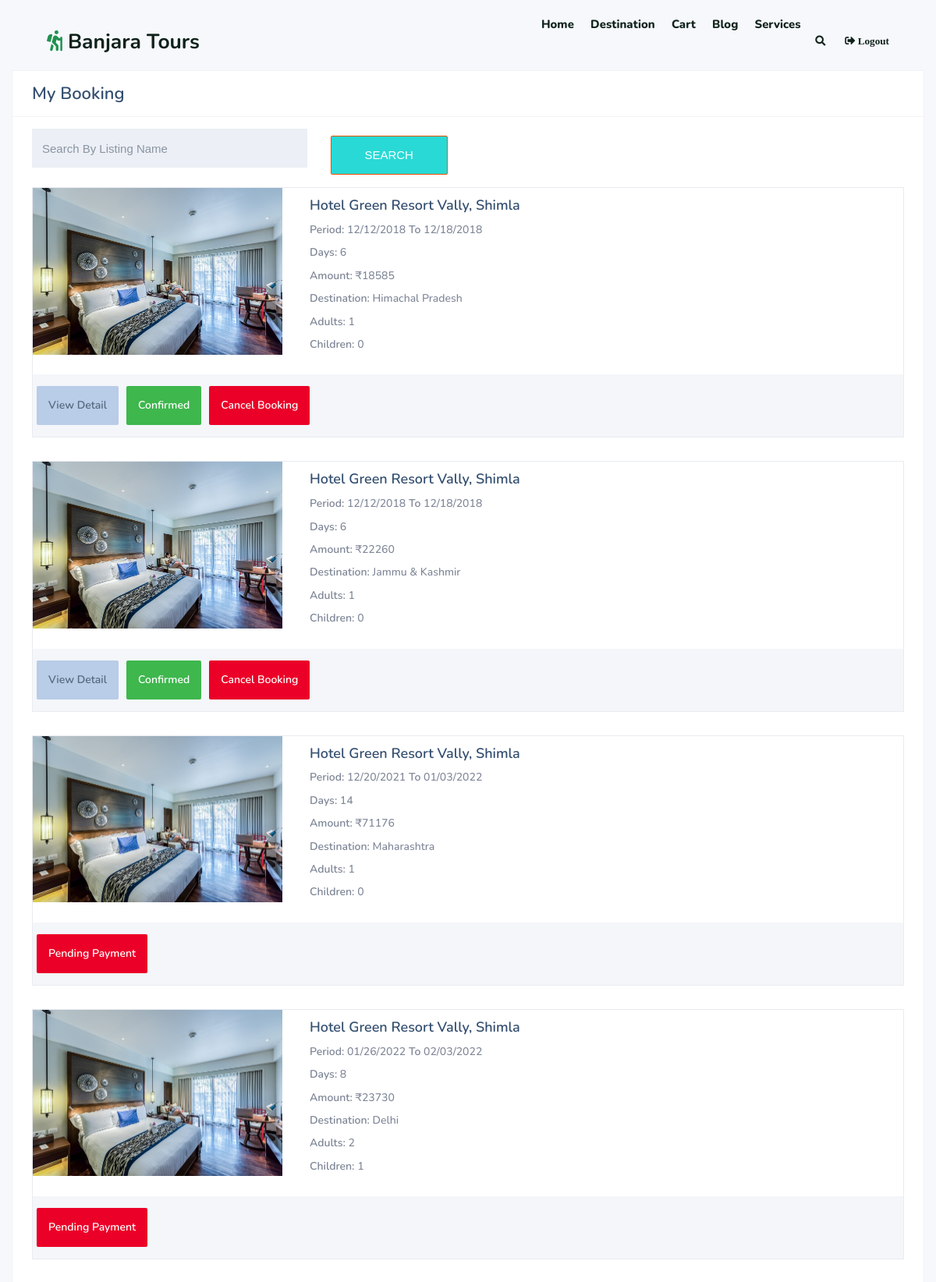
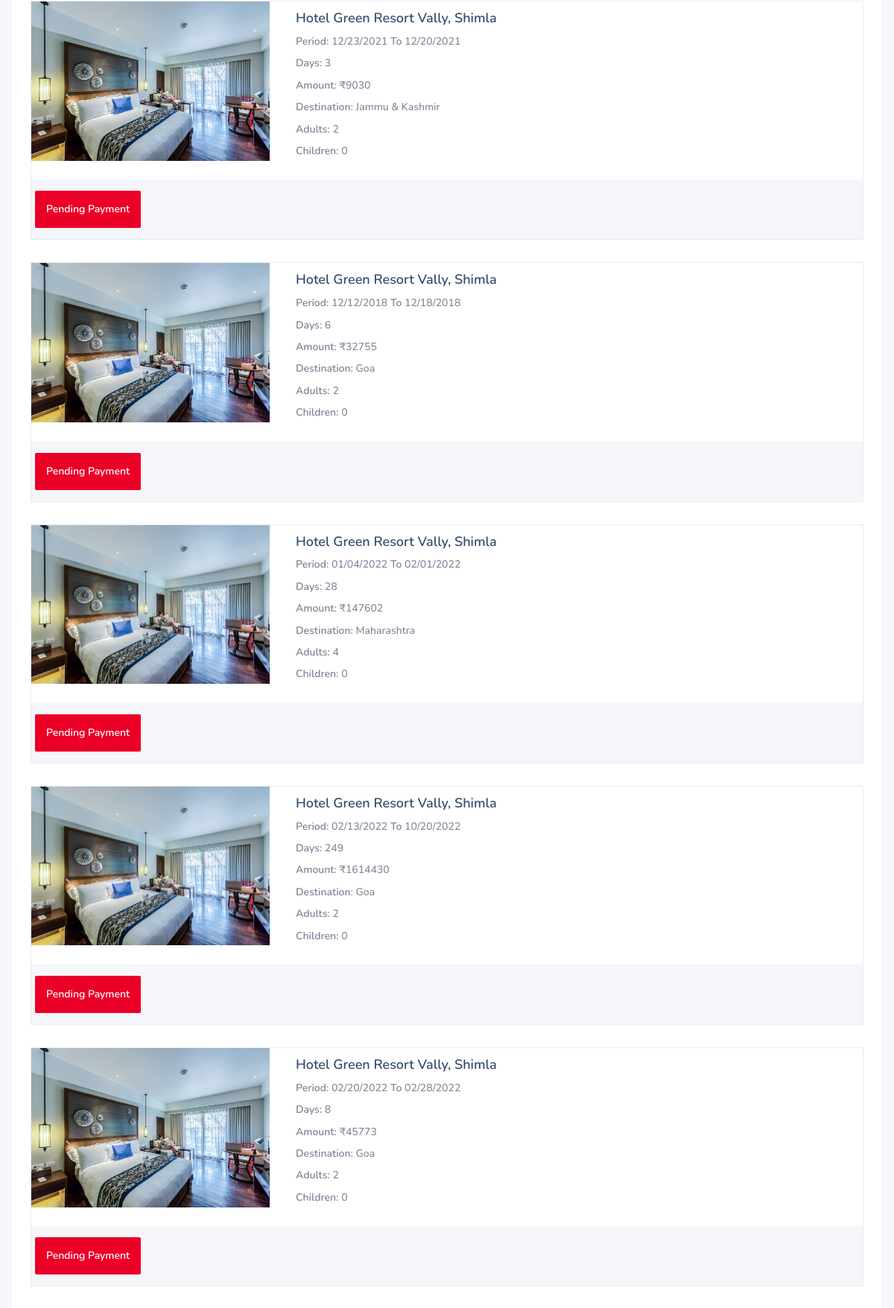
/user/booking-1.php (signed in, upper part), run on the app's committed database (2 pictures, top to bottom).
### tables this page shows
CREATE TABLE `cart` (
  `id` int(255) NOT NULL,
  `name` varchar(255) NOT NULL,
  `hotelid` int(11) NOT NULL,
  `email` varchar(255) NOT NULL,
  `checkin` varchar(255) NOT NULL,
  `checkout` varchar(255) NOT NULL,
  `adult` int(11) NOT NULL,
  `children` int(11) NOT NULL,
  `room` int(11) NOT NULL,
  `days` int(11) NOT NULL,
  `extra` varchar(1000) NOT NULL,
  `destination` varchar(255) NOT NULL,
  `hotel` varchar(255) NOT NULL,
  `total` int(11) NOT NULL,
  `status` int(11) NOT NULL
);

### user/booking-1.php (the view, shortened to what this page needs)
<!DOCTYPE html>
<html lang="en">
<head>
    <?php include 'helpers/head.php';?>
</head>
<body>
    <?php include 'helpers/header.php';?>
    <section class="dashboard gray-bg padd-0 mrg-top-50">
        <div class="container-fluid">
            <div class="row">
                <div class="col-lg-12 col-md-12">
                    <div class="row mrg-0 mrg-top-20">
                        <div class="tr-single-box">
                            <div class="tr-single-header">
                                <h3 class="dashboard-title">My Booking</h3>
                            </div>
                            <div class="tr-single-body">
                                <div class="row mrg-bot-15">
                                    <div class="col-md-4 col-sm-7">
                                        <input type="text" class="form-control height-50" value=""
                                            placeholder="Search by listing name">
                                    </div>
                                    <div class="col-md-6 col-sm-5">
                                        <input type="submit" class="btn theme-btn height-50 width-150" value="Search">
                                    </div>
                                </div>
                                <div class="row">
                                    <?php
                                    $al = mysqli_connect("localhost", "root", "", "banjara tour and travel");
                                    $cart = mysqli_query($al, "SELECT * FROM cart");
                                    while ($y = mysqli_fetch_array($cart)) {
                                        ?>
                                    <div class="col-md-12 ">
                                        <div class="dasboard-prop-listing ">
                                            <div class="blog_listing_image book_image">
                                                <a href="#">
                                                    <img src="assets/img/hotel/hotel-1.jpg" class="img-responsive"
                                                        alt="...">
                                                </a>
                                            </div>
                                            <div class="prop-info">
                                                <h4 class="listing_title_book">
                                                    Hotel Green Resort vally, Shimla
                                                </h4>
                                                <div class="user_dashboard_listed">
                                                    <strong>Period:</strong> <?php echo $y['checkin'];?>
                                                    <strong>to</strong>
                                                    <?php echo $y['checkout'];?>
                                                </div>
                                                <div class="user_dashboard_listed">
                                                    <strong>Days:</strong> <?php echo $y['days'];?>
                                                </div>
                                                <div class="user_dashboard_listed">
                                                    <strong>Amount:</strong> ₹<?php echo $y['total'];?>
                                                </div>
                                                <div class="user_dashboard_listed">
                                                    <strong>Destination: </strong> <?php echo $y['destination'];?>
                                                </div>
                                                <div class="user_dashboard_listed">
                                                    <strong>Adults: </strong> <?php echo $y['adult'];?>
                                                </div>
                                                <div class="user_dashboard_listed">
                                                    <strong>Children: </strong> <?php echo $y['children'];?>
                                                </div>
                                            </div>
                                            <div class="info-container_booking">
                                                <?php  if ($y['status']) {
                                                    $id = $y['id'];
                                                    echo '<a href="invoice.php?id='.$id.'" class="booking-detail">View Detail</a>';
                                                    echo '<span class="booking-success">Confirmed</span>';
                                                    echo '<span class="booking-pending">Cancel Booking</span>';
                                                }
                                                else {
                                                    echo '<a href="payment-methode.php?cartid='.$y['id'].'" class="booking-pending">Pending Payment</a>';
                                                }?>
                                            </div>
                                        </div>
                                    </div>
                                    <?php }?>
                                </div>
                            </div>
                        </div>
                    </div>
                </div>
            </div>
        </div>
    </section>
</body>
</html>

### user/helpers/head.php (shortened to what this page needs)
<link rel="stylesheet" href="https://cdnjs.cloudflare.com/ajax/libs/font-awesome/5.15.3/css/all.min.css">
<link rel="stylesheet" href="assets/plugins/css/plugins.css">
<link href="assets/css/style.css" rel="stylesheet">
<link rel="stylesheet" href="../css/style1.css">
<link href="assets/css/responsiveness.css" rel="stylesheet">

### user/helpers/header.php (shortened to what this page needs)
<header class="header">
    <a href="../index.php" class="logo"><i class="fas fa-hiking"></i> Banjara Tours </a>
    <div class="nav">
        <nav class="navbar">
            <a href="../index.php">home</a>
            <a href="destination-grid.php">destination</a>
            <a href="booking-1.php">cart</a>
            <a href="blog.php">blog</a>
            <a href="services.php">services</a>
        </nav>
    </div>
    <div class="icons">
        <a href="#" id="search-btn" class="fas fa-search"></a>
        <?php
			if (isset($_SESSION['email'])) {
				echo '<a href="logout.php" class="fas fa-sign-out-alt"> Logout</a>';
			} else {
				echo '<a href="#" class="fas fa-user" id="login-btn"></a>';
			}
		?>
    </div>
</header>

### css/style1.css (style rules this page uses)
:root { --primaryColor: #f1f1f1; --black: #222; --black2: #555; --black3: #252525; --black4: #000; --black5: #212529; --orange: #eb0028; --white: #fff; --grey: #959595; --grey2: #666; --grey3: #ccc; --secondaryColor: #2b1f4d; --yellow: #ffcc00; --green: #59b210; --blue: rgb(56, 10, 223); }
html { font-size: 62.5%; box-sizing: border-box; scroll-behavior: smooth; }
body, input { font-size: 1.6rem; font-weight: 400; font-family: "Archivo", sans-serif; color: var(--black); }
a { text-decoration: none; }
img { max-width: 100%; }
h3, h4 { font-weight: 500; }
* { font-family: "Nunito", sans-serif; margin: 0; padding: 0; box-sizing: border-box; text-transform: capitalize; outline: none; border: none; text-decoration: none; transition: all 0.2s linear; }
html { font-size: 62.5%; overflow-x: hidden; scroll-padding-top: 6rem; scroll-behavior: smooth; }
body { height: 100%; width: 100%; }
section { padding: 3rem 9%; }
.btn { display: inline-block; margin-top: 1rem; background: #29d9d5; color: #fff; padding: 0.8rem 3rem; border: 0.2rem solid linear-gradient(aqua, rgba(255, 255, 255, 0)); cursor: pointer; font-size: 1.7rem; }
.header { position: fixed; top: 0; left: 0; right: 0; padding: 2rem 5%; z-index: 1000; display: flex; align-items: center; }
.header .logo { margin-right: auto; font-size: 3rem; color: #10221b; font-weight: bolder; }
.header .logo i { color: #219150; }
.header .navbar a { margin-left: 2rem; font-size: 1.7rem; font-weight: 800; color: #10221b; }
.header .icons { margin-left: 1rem; }
.header .icons a { display: inline-block; justify-content: space-between; font-size: 1.5rem; margin-left: 1rem; cursor: pointer; color: #10221b; }
@media (max-width: 1200px) { body { height: 100%; width: 100%; overflow-y: hidden; } }
@media (max-width: 1200px) { html { font-size: 55%; } }

### user/assets/css/responsiveness.css (style rules this page uses)
@media only screen and (min-width: 993px) { section { padding: 6em 0 4em 0; } }
@media only screen and (min-width: 1024px) { h3 { font-size: 27px; } }
@media only screen and (min-width: 1024px) { h4 { font-size: 20px; } }

### data on the page
cart: checkin "12/12/2018", checkout "12/18/2018", days "6", total "18585", destination "Himachal Pradesh", adult "1", children "0"
cart: checkin "12/12/2018", checkout "12/18/2018", days "6", total "22260", destination "Jammu & Kashmir", adult "1", children "0"
cart: checkin "12/20/2021", checkout "01/03/2022", days "14", total "71176", destination "Maharashtra", adult "1", children "0"
cart: checkin "01/26/2022", checkout "02/03/2022", days "8", total "23730", destination "Delhi", adult "2", children "1"
cart: checkin "12/23/2021", checkout "12/20/2021", days "3", total "9030", destination "Jammu & Kashmir", adult "2", children "0"
cart: checkin "12/12/2018", checkout "12/18/2018", days "6", total "32755", destination "Goa", adult "2", children "0"
cart: checkin "01/04/2022", checkout "02/01/2022", days "28", total "147602", destination "Maharashtra", adult "4", children "0"
cart: checkin "02/13/2022", checkout "10/20/2022", days "249", total "1614430", destination "Goa", adult "2", children "0"
cart: checkin "02/20/2022", checkout "02/28/2022", days "8", total "45773", destination "Goa", adult "2", children "0"
